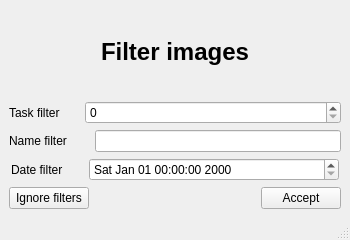
<?xml version="1.0" encoding="UTF-8"?>
<ui version="4.0">
 <class>MainWindow</class>
 <widget class="QMainWindow" name="MainWindow">
  <property name="geometry">
   <rect>
    <x>0</x>
    <y>0</y>
    <width>350</width>
    <height>240</height>
   </rect>
  </property>
  <property name="minimumSize">
   <size>
    <width>350</width>
    <height>240</height>
   </size>
  </property>
  <property name="maximumSize">
   <size>
    <width>350</width>
    <height>240</height>
   </size>
  </property>
  <property name="windowTitle">
   <string>MainWindow</string>
  </property>
  <widget class="QWidget" name="centralwidget">
   <layout class="QVBoxLayout" name="verticalLayout_2">
    <item>
     <layout class="QVBoxLayout" name="verticalLayout">
      <item>
       <layout class="QHBoxLayout" name="horizontalLayout_4">
        <item>
         <spacer name="horizontalSpacer">
          <property name="orientation">
           <enum>Qt::Horizontal</enum>
          </property>
          <property name="sizeHint" stdset="0">
           <size>
            <width>40</width>
            <height>20</height>
           </size>
          </property>
         </spacer>
        </item>
        <item>
         <widget class="QLabel" name="label">
          <property name="text">
           <string>&lt;html&gt;&lt;head/&gt;&lt;body&gt;&lt;p&gt;&lt;span style=&quot; font-size:18pt; font-weight:700;&quot;&gt;Filter images&lt;/span&gt;&lt;/p&gt;&lt;/body&gt;&lt;/html&gt;</string>
          </property>
         </widget>
        </item>
        <item>
         <spacer name="horizontalSpacer_2">
          <property name="orientation">
           <enum>Qt::Horizontal</enum>
          </property>
          <property name="sizeHint" stdset="0">
           <size>
            <width>40</width>
            <height>20</height>
           </size>
          </property>
         </spacer>
        </item>
       </layout>
      </item>
      <item>
       <layout class="QHBoxLayout" name="horizontalLayout">
        <item>
         <widget class="QLabel" name="label_2">
          <property name="minimumSize">
           <size>
            <width>70</width>
            <height>0</height>
           </size>
          </property>
          <property name="maximumSize">
           <size>
            <width>70</width>
            <height>16777215</height>
           </size>
          </property>
          <property name="text">
           <string>Task filter</string>
          </property>
         </widget>
        </item>
        <item>
         <widget class="QSpinBox" name="spinBox_num_tasks">
          <property name="maximum">
           <number>999999999</number>
          </property>
         </widget>
        </item>
       </layout>
      </item>
      <item>
       <layout class="QHBoxLayout" name="horizontalLayout_2">
        <item>
         <widget class="QLabel" name="label_3">
          <property name="minimumSize">
           <size>
            <width>80</width>
            <height>0</height>
           </size>
          </property>
          <property name="maximumSize">
           <size>
            <width>80</width>
            <height>16777215</height>
           </size>
          </property>
          <property name="text">
           <string>Name filter</string>
          </property>
         </widget>
        </item>
        <item>
         <widget class="QLineEdit" name="lineEdit_name"/>
        </item>
       </layout>
      </item>
      <item>
       <layout class="QHBoxLayout" name="horizontalLayout_3">
        <item>
         <widget class="QLabel" name="label_4">
          <property name="minimumSize">
           <size>
            <width>70</width>
            <height>0</height>
           </size>
          </property>
          <property name="maximumSize">
           <size>
            <width>70</width>
            <height>16777215</height>
           </size>
          </property>
          <property name="text">
           <string>Date filter</string>
          </property>
         </widget>
        </item>
        <item>
         <widget class="QDateTimeEdit" name="dateTimeEdit">
          <property name="minimumSize">
           <size>
            <width>250</width>
            <height>0</height>
           </size>
          </property>
          <property name="maximumSize">
           <size>
            <width>250</width>
            <height>16777215</height>
           </size>
          </property>
          <property name="displayFormat">
           <string>ddd MMM dd hh:mm:ss yyyy</string>
          </property>
         </widget>
        </item>
       </layout>
      </item>
     </layout>
    </item>
    <item>
     <layout class="QHBoxLayout" name="horizontalLayout_5">
      <item>
       <widget class="QPushButton" name="pushButton">
        <property name="text">
         <string>Ignore filters</string>
        </property>
       </widget>
      </item>
      <item>
       <spacer name="horizontalSpacer_3">
        <property name="orientation">
         <enum>Qt::Horizontal</enum>
        </property>
        <property name="sizeHint" stdset="0">
         <size>
          <width>40</width>
          <height>20</height>
         </size>
        </property>
       </spacer>
      </item>
      <item>
       <widget class="QPushButton" name="pushButton_accept">
        <property name="text">
         <string>Accept</string>
        </property>
       </widget>
      </item>
     </layout>
    </item>
   </layout>
  </widget>
  <widget class="QMenuBar" name="menubar">
   <property name="geometry">
    <rect>
     <x>0</x>
     <y>0</y>
     <width>350</width>
     <height>22</height>
    </rect>
   </property>
  </widget>
  <widget class="QStatusBar" name="statusbar"/>
 </widget>
 <resources/>
 <connections/>
</ui>
